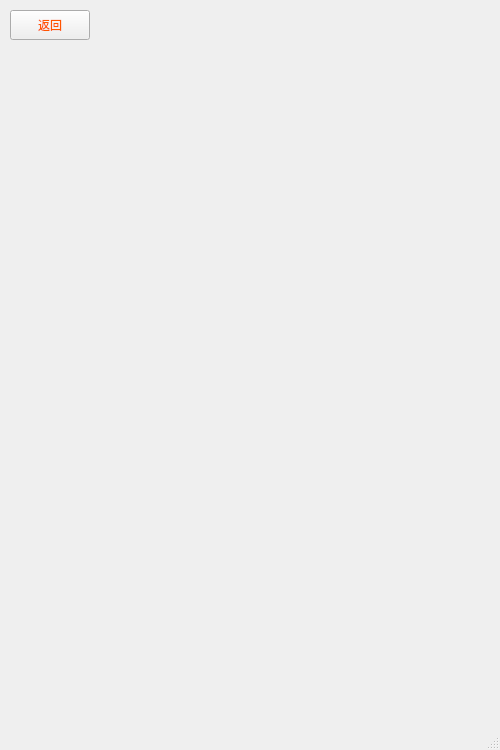
<?xml version="1.0" encoding="UTF-8"?>
<ui version="4.0">
 <class>rank</class>
 <widget class="QMainWindow" name="rank">
  <property name="geometry">
   <rect>
    <x>0</x>
    <y>0</y>
    <width>500</width>
    <height>750</height>
   </rect>
  </property>
  <property name="minimumSize">
   <size>
    <width>500</width>
    <height>750</height>
   </size>
  </property>
  <property name="maximumSize">
   <size>
    <width>500</width>
    <height>750</height>
   </size>
  </property>
  <property name="windowTitle">
   <string>华容道</string>
  </property>
  <property name="styleSheet">
   <string notr="true">border-image: url(:/image/rank.jpg);</string>
  </property>
  <widget class="QWidget" name="centralwidget">
   <widget class="QTableView" name="table_rank">
    <property name="geometry">
     <rect>
      <x>50</x>
      <y>210</y>
      <width>402</width>
      <height>461</height>
     </rect>
    </property>
    <property name="styleSheet">
     <string notr="true">border-image: url();
background-color:transparent;
font:14pt&quot;华文新魏&quot;bold;
color: #c74200;
color: rgb(0, 0, 0);</string>
    </property>
   </widget>
   <widget class="QPushButton" name="btn_return">
    <property name="geometry">
     <rect>
      <x>10</x>
      <y>10</y>
      <width>80</width>
      <height>30</height>
     </rect>
    </property>
    <property name="styleSheet">
     <string notr="true">border-image: url(:/image/btn.jpg);
color: rgb(255, 85, 0);
font: 18pt &quot;华文新魏&quot;;</string>
    </property>
    <property name="text">
     <string>返回</string>
    </property>
   </widget>
   <widget class="QLabel" name="label">
    <property name="geometry">
     <rect>
      <x>30</x>
      <y>190</y>
      <width>431</width>
      <height>571</height>
     </rect>
    </property>
    <property name="styleSheet">
     <string notr="true">border-image: url(:/image/forrank.jpg);</string>
    </property>
    <property name="text">
     <string/>
    </property>
   </widget>
   <zorder>label</zorder>
   <zorder>table_rank</zorder>
   <zorder>btn_return</zorder>
  </widget>
  <widget class="QStatusBar" name="statusbar"/>
 </widget>
 <resources/>
 <connections/>
</ui>
